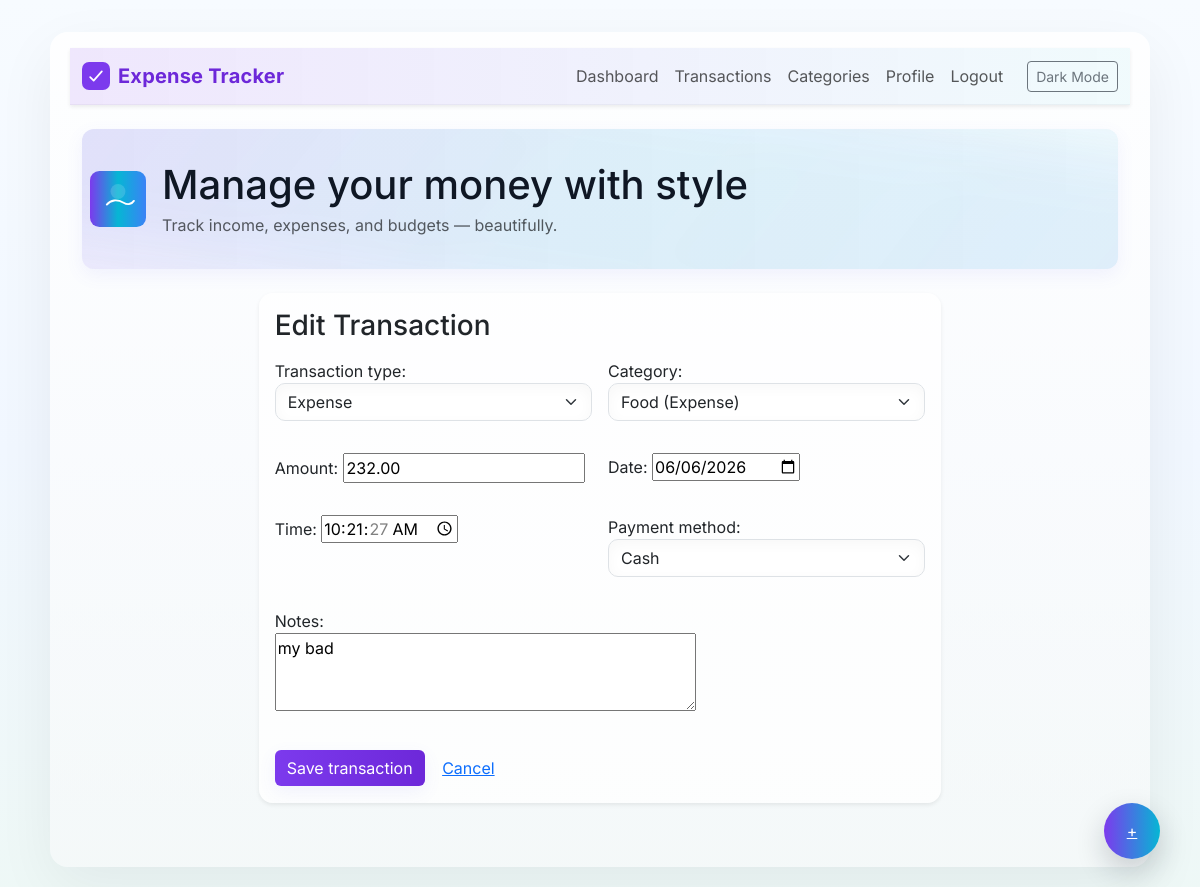
Screenshot of /transactions/2/edit/ (signed in) with the database file from the repository.
### app/models.py (models this page shows, shortened)
class Transaction(models.Model):
    TRANSACTION_TYPES = [
        ('income', 'Income'),
        ('expense', 'Expense'),
    ]
    PAYMENT_METHODS = [
        ('cash', 'Cash'),
        ('card', 'Card'),
        ('bank', 'Bank Transfer'),
        ('other', 'Other'),
    ]
    user = models.ForeignKey(User, on_delete=models.CASCADE, related_name='transactions')
    category = models.ForeignKey(Category, on_delete=models.PROTECT, related_name='transactions')
    amount = models.DecimalField(max_digits=12, decimal_places=2)
    transaction_type = models.CharField(max_length=10, choices=TRANSACTION_TYPES)
    payment_method = models.CharField(max_length=32, choices=PAYMENT_METHODS, default='cash')
    date = models.DateField(default=timezone.localdate)
    time = models.TimeField(default=current_time)
    notes = models.TextField(blank=True)
    created_at = models.DateTimeField(auto_now_add=True)
    class Meta:
        ordering = ['-date', '-time', '-created_at']

### app/views.py (the view)
# urls.py: path('transactions/<int:pk>/edit/', views.transaction_update, name='transaction_update'),
@login_required
def transaction_update(request, pk):
    transaction = get_object_or_404(Transaction, pk=pk, user=request.user)
    if request.method == 'POST':
        form = TransactionForm(request.POST, instance=transaction, user=request.user)
        if form.is_valid():
            form.save()
            logger.info('Transaction updated by %s: id=%s type=%s amount=%s', request.user.username, transaction.pk, transaction.transaction_type, transaction.amount)
            messages.success(request, 'Transaction updated successfully.')
            return redirect('transaction_list')
    else:
        form = TransactionForm(instance=transaction, user=request.user)
    return render(request, 'app/transaction_form.html', {'form': form, 'title': 'Edit Transaction'})

### app/models.py (called while the page is built)
    def __str__(self):
        return f"{self.name} ({self.get_category_type_display()})"

### templates/app/transaction_form.html (shortened to what this page needs)
{% extends 'app/base.html' %}
{% block content %}
<div class="row justify-content-center">
    <div class="col-xl-8 col-lg-10">
        <div class="card shadow-sm">
            <div class="card-body">
                <h3 class="card-title mb-3">{{ title }}</h3>
                <form method="post" novalidate>
                    <div class="row g-3">
                        {% for field in form %}
                            <div class="col-md-6">
                                <div class="mb-3">
                                    {{ field.label_tag }}
                                    {{ field }}
                                </div>
                            </div>
                        {% endfor %}
                    </div>
                    <button type="submit" class="btn btn-primary mt-3">Save transaction</button>
                    <a class="btn btn-link mt-3" href="{% url 'transaction_list' %}">Cancel</a>
                </form>
            </div>
        </div>
    </div>
</div>
{% endblock %}

### static/app/css/styles.css (style rules this page uses)
:root { color-scheme: light; --bg: linear-gradient(180deg, #f7fbff 0%, #f1f7ff 50%, #eef8f6 100%); --surface: linear-gradient(180deg, #ffffffcc, #ffffffcc); --text: #0f1724; --muted: #6c757d; --border: rgba(15,23,36,0.08); --primary-500: #7c3aed; --primary-600: #6d28d9; --accent: #06b6d4; --success: #10b981; --danger: #ef4444; --glass: rgba(255,255,255,0.6); --shadow-1: 0 6px 18px rgba(99,102,241,0.08); --shadow-2: 0 10px 30px rgba(15,23,42,0.06); }
body { background: var(--bg); color: var(--text); font-family: 'Inter', system-ui, -apple-system, 'Segoe UI', Roboto, 'Helvetica Neue', Arial; -webkit-font-smoothing: antialiased; -moz-osx-font-smoothing: grayscale; }
.card { border: none; border-radius: 14px; background: var(--surface); box-shadow: var(--shadow-2); overflow: hidden; }
.btn-primary, .btn-outline-primary { min-width: 140px; }
.btn-primary { background-image: linear-gradient(90deg, var(--primary-500), var(--primary-600)); border: none; color: white; box-shadow: var(--shadow-1); }
.form-control, .form-select { border-radius: 10px; box-shadow: 0 4px 14px rgba(12,17,23,0.03) inset; }

### rows the page displays
Transaction: form "Expense" "Food (Expense)" "232.00" "06/06/2026" "10:21:27" "Cash" "my bad"

### other values shown
{{ title }} "Edit Transaction"
{{ field.label_tag }} "Transaction type:" "Category:" "Amount:" "Date:" "Time:" "Payment method:" "Notes:"
